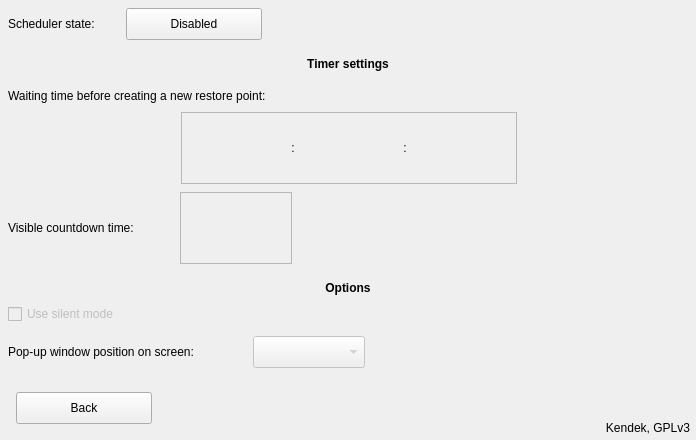
    <widget class="QWidget" name="schedulepanel" native="true">
     <property name="geometry">
      <rect>
       <x>697</x>
       <y>464</y>
       <width>696</width>
       <height>440</height>
      </rect>
     </property>
     <property name="autoFillBackground">
      <bool>true</bool>
     </property>
     <widget class="QLabel" name="schedulerstatetext">
      <property name="geometry">
       <rect>
        <x>8</x>
        <y>8</y>
        <width>113</width>
        <height>32</height>
       </rect>
      </property>
      <property name="text">
       <string>Scheduler state:</string>
      </property>
     </widget>
     <widget class="QPushButton" name="schedulerstate">
      <property name="geometry">
       <rect>
        <x>126</x>
        <y>8</y>
        <width>136</width>
        <height>32</height>
       </rect>
      </property>
      <property name="cursor">
       <cursorShape>PointingHandCursor</cursorShape>
      </property>
      <property name="focusPolicy">
       <enum>Qt::NoFocus</enum>
      </property>
      <property name="text">
       <string>Disabled</string>
      </property>
      <property name="iconSize">
       <size>
        <width>13</width>
        <height>13</height>
       </size>
      </property>
      <property name="checkable">
       <bool>true</bool>
      </property>
     </widget>
     <widget class="QLabel" name="label_24">
      <property name="geometry">
       <rect>
        <x>0</x>
        <y>48</y>
        <width>696</width>
        <height>32</height>
       </rect>
      </property>
      <property name="font">
       <font>
        <weight>75</weight>
        <bold>true</bold>
       </font>
      </property>
      <property name="text">
       <string>Timer settings</string>
      </property>
      <property name="alignment">
       <set>Qt::AlignCenter</set>
      </property>
     </widget>
     <widget class="QLabel" name="label_25">
      <property name="geometry">
       <rect>
        <x>0</x>
        <y>272</y>
        <width>696</width>
        <height>32</height>
       </rect>
      </property>
      <property name="font">
       <font>
        <weight>75</weight>
        <bold>true</bold>
       </font>
      </property>
      <property name="text">
       <string>Options</string>
      </property>
      <property name="alignment">
       <set>Qt::AlignCenter</set>
      </property>
     </widget>
     <widget class="QLabel" name="label_26">
      <property name="geometry">
       <rect>
        <x>8</x>
        <y>80</y>
        <width>680</width>
        <height>32</height>
       </rect>
      </property>
      <property name="text">
       <string>Waiting time before creating a new restore point:</string>
      </property>
     </widget>
     <widget class="QLabel" name="schedulersecondtext">
      <property name="geometry">
       <rect>
        <x>8</x>
        <y>212</y>
        <width>167</width>
        <height>32</height>
       </rect>
      </property>
      <property name="text">
       <string>Visible countdown time:</string>
      </property>
     </widget>
     <widget class="QLabel" name="windowpositiontext">
      <property name="geometry">
       <rect>
        <x>8</x>
        <y>336</y>
        <width>240</width>
        <height>32</height>
       </rect>
      </property>
      <property name="text">
       <string>Pop-up window position on screen:</string>
      </property>
     </widget>
     <widget class="QCheckBox" name="silentmode">
      <property name="enabled">
       <bool>false</bool>
      </property>
      <property name="geometry">
       <rect>
        <x>8</x>
        <y>304</y>
        <width>138</width>
        <height>20</height>
       </rect>
      </property>
      <property name="cursor">
       <cursorShape>PointingHandCursor</cursorShape>
      </property>
      <property name="focusPolicy">
       <enum>Qt::NoFocus</enum>
      </property>
      <property name="text">
       <string>Use silent mode</string>
      </property>
     </widget>
     <widget class="QComboBox" name="windowposition">
      <property name="enabled">
       <bool>false</bool>
      </property>
      <property name="geometry">
       <rect>
        <x>253</x>
        <y>336</y>
        <width>112</width>
        <height>32</height>
       </rect>
      </property>
      <property name="minimumSize">
       <size>
        <width>112</width>
        <height>32</height>
       </size>
      </property>
      <property name="cursor">
       <cursorShape>PointingHandCursor</cursorShape>
      </property>
      <property name="focusPolicy">
       <enum>Qt::NoFocus</enum>
      </property>
      <property name="sizeAdjustPolicy">
       <enum>QComboBox::AdjustToContents</enum>
      </property>
     </widget>
     <widget class="QPushButton" name="schedulerback">
      <property name="geometry">
       <rect>
        <x>16</x>
        <y>392</y>
        <width>136</width>
        <height>32</height>
       </rect>
      </property>
      <property name="cursor">
       <cursorShape>PointingHandCursor</cursorShape>
      </property>
      <property name="text">
       <string>Back</string>
      </property>
      <property name="icon">
       <iconset resource="resedit.qrc">
        <normaloff>:/pictures/back.png</normaloff>:/pictures/back.png</iconset>
      </property>
      <property name="iconSize">
       <size>
        <width>13</width>
        <height>13</height>
       </size>
      </property>
     </widget>
     <widget class="QLabel" name="label_27">
      <property name="geometry">
       <rect>
        <x>390</x>
        <y>416</y>
        <width>300</width>
        <height>24</height>
       </rect>
      </property>
      <property name="text">
       <string notr="true">Kendek, GPLv3</string>
      </property>
      <property name="alignment">
       <set>Qt::AlignRight|Qt::AlignTrailing|Qt::AlignVCenter</set>
      </property>
     </widget>
     <widget class="QFrame" name="schedulerdayhrminpanel">
      <property name="geometry">
       <rect>
        <x>181</x>
        <y>112</y>
        <width>336</width>
        <height>72</height>
       </rect>
      </property>
      <property name="autoFillBackground">
       <bool>true</bool>
      </property>
      <property name="frameShape">
       <enum>QFrame::StyledPanel</enum>
      </property>
      <property name="frameShadow">
       <enum>QFrame::Sunken</enum>
      </property>
      <widget class="QPushButton" name="dayup">
       <property name="enabled">
        <bool>false</bool>
       </property>
       <property name="geometry">
        <rect>
         <x>0</x>
         <y>0</y>
         <width>112</width>
         <height>24</height>
        </rect>
       </property>
       <property name="cursor">
        <cursorShape>PointingHandCursor</cursorShape>
       </property>
       <property name="focusPolicy">
        <enum>Qt::NoFocus</enum>
       </property>
       <property name="toolTip">
        <string>More</string>
       </property>
       <property name="icon">
        <iconset resource="resedit.qrc">
         <normaloff>:/pictures/up.png</normaloff>:/pictures/up.png</iconset>
       </property>
       <property name="iconSize">
        <size>
         <width>24</width>
         <height>12</height>
        </size>
       </property>
       <property name="autoRepeat">
        <bool>true</bool>
       </property>
       <property name="autoRepeatInterval">
        <number>50</number>
       </property>
       <property name="flat">
        <bool>true</bool>
       </property>
      </widget>
      <widget class="QPushButton" name="hourup">
       <property name="enabled">
        <bool>false</bool>
       </property>
       <property name="geometry">
        <rect>
         <x>112</x>
         <y>0</y>
         <width>112</width>
         <height>24</height>
        </rect>
       </property>
       <property name="cursor">
        <cursorShape>PointingHandCursor</cursorShape>
       </property>
       <property name="focusPolicy">
        <enum>Qt::NoFocus</enum>
       </property>
       <property name="toolTip">
        <string>More</string>
       </property>
       <property name="icon">
        <iconset resource="resedit.qrc">
         <normaloff>:/pictures/up.png</normaloff>:/pictures/up.png</iconset>
       </property>
       <property name="iconSize">
        <size>
         <width>24</width>
         <height>12</height>
        </size>
       </property>
       <property name="autoRepeat">
        <bool>true</bool>
       </property>
       <property name="autoRepeatInterval">
        <number>50</number>
       </property>
       <property name="flat">
        <bool>true</bool>
       </property>
      </widget>
      <widget class="QPushButton" name="minuteup">
       <property name="enabled">
        <bool>false</bool>
       </property>
       <property name="geometry">
        <rect>
         <x>224</x>
         <y>0</y>
         <width>112</width>
         <height>24</height>
        </rect>
       </property>
       <property name="cursor">
        <cursorShape>PointingHandCursor</cursorShape>
       </property>
       <property name="focusPolicy">
        <enum>Qt::NoFocus</enum>
       </property>
       <property name="toolTip">
        <string>More</string>
       </property>
       <property name="icon">
        <iconset resource="resedit.qrc">
         <normaloff>:/pictures/up.png</normaloff>:/pictures/up.png</iconset>
       </property>
       <property name="iconSize">
        <size>
         <width>24</width>
         <height>12</height>
        </size>
       </property>
       <property name="autoRepeat">
        <bool>true</bool>
       </property>
       <property name="autoRepeatInterval">
        <number>50</number>
       </property>
       <property name="flat">
        <bool>true</bool>
       </property>
      </widget>
      <widget class="QPushButton" name="minutedown">
       <property name="enabled">
        <bool>false</bool>
       </property>
       <property name="geometry">
        <rect>
         <x>224</x>
         <y>48</y>
         <width>112</width>
         <height>24</height>
        </rect>
       </property>
       <property name="cursor">
        <cursorShape>PointingHandCursor</cursorShape>
       </property>
       <property name="focusPolicy">
        <enum>Qt::NoFocus</enum>
       </property>
       <property name="toolTip">
        <string>Less</string>
       </property>
       <property name="icon">
        <iconset resource="resedit.qrc">
         <normaloff>:/pictures/down.png</normaloff>:/pictures/down.png</iconset>
       </property>
       <property name="iconSize">
        <size>
         <width>24</width>
         <height>12</height>
        </size>
       </property>
       <property name="autoRepeat">
        <bool>true</bool>
       </property>
       <property name="autoRepeatInterval">
        <number>50</number>
       </property>
       <property name="flat">
        <bool>true</bool>
       </property>
      </widget>
      <widget class="QPushButton" name="hourdown">
       <property name="enabled">
        <bool>false</bool>
       </property>
       <property name="geometry">
        <rect>
         <x>112</x>
         <y>48</y>
         <width>112</width>
         <height>24</height>
        </rect>
       </property>
       <property name="cursor">
        <cursorShape>PointingHandCursor</cursorShape>
       </property>
       <property name="focusPolicy">
        <enum>Qt::NoFocus</enum>
       </property>
       <property name="toolTip">
        <string>Less</string>
       </property>
       <property name="icon">
        <iconset resource="resedit.qrc">
         <normaloff>:/pictures/down.png</normaloff>:/pictures/down.png</iconset>
       </property>
       <property name="iconSize">
        <size>
         <width>24</width>
         <height>12</height>
        </size>
       </property>
       <property name="autoRepeat">
        <bool>true</bool>
       </property>
       <property name="autoRepeatInterval">
        <number>50</number>
       </property>
       <property name="flat">
        <bool>true</bool>
       </property>
      </widget>
      <widget class="QPushButton" name="daydown">
       <property name="enabled">
        <bool>false</bool>
       </property>
       <property name="geometry">
        <rect>
         <x>0</x>
         <y>48</y>
         <width>112</width>
         <height>24</height>
        </rect>
       </property>
       <property name="cursor">
        <cursorShape>PointingHandCursor</cursorShape>
       </property>
       <property name="focusPolicy">
        <enum>Qt::NoFocus</enum>
       </property>
       <property name="toolTip">
        <string>Less</string>
       </property>
       <property name="icon">
        <iconset resource="resedit.qrc">
         <normaloff>:/pictures/down.png</normaloff>:/pictures/down.png</iconset>
       </property>
       <property name="iconSize">
        <size>
         <width>24</width>
         <height>12</height>
        </size>
       </property>
       <property name="autoRepeat">
        <bool>true</bool>
       </property>
       <property name="autoRepeatInterval">
        <number>50</number>
       </property>
       <property name="flat">
        <bool>true</bool>
       </property>
      </widget>
      <widget class="QLabel" name="schedulerday">
       <property name="geometry">
        <rect>
         <x>8</x>
         <y>24</y>
         <width>96</width>
         <height>24</height>
        </rect>
       </property>
       <property name="autoFillBackground">
        <bool>true</bool>
       </property>
       <property name="alignment">
        <set>Qt::AlignCenter</set>
       </property>
      </widget>
      <widget class="QLabel" name="label_30">
       <property name="geometry">
        <rect>
         <x>104</x>
         <y>24</y>
         <width>16</width>
         <height>24</height>
        </rect>
       </property>
       <property name="text">
        <string notr="true">:</string>
       </property>
       <property name="alignment">
        <set>Qt::AlignCenter</set>
       </property>
      </widget>
      <widget class="QLabel" name="schedulerhour">
       <property name="geometry">
        <rect>
         <x>120</x>
         <y>24</y>
         <width>96</width>
         <height>24</height>
        </rect>
       </property>
       <property name="autoFillBackground">
        <bool>true</bool>
       </property>
       <property name="alignment">
        <set>Qt::AlignCenter</set>
       </property>
      </widget>
      <widget class="QLabel" name="label_32">
       <property name="geometry">
        <rect>
         <x>216</x>
         <y>24</y>
         <width>16</width>
         <height>24</height>
        </rect>
       </property>
       <property name="text">
        <string notr="true">:</string>
       </property>
       <property name="alignment">
        <set>Qt::AlignCenter</set>
       </property>
      </widget>
      <widget class="QLabel" name="schedulerminute">
       <property name="geometry">
        <rect>
         <x>232</x>
         <y>24</y>
         <width>96</width>
         <height>24</height>
        </rect>
       </property>
       <property name="autoFillBackground">
        <bool>true</bool>
       </property>
       <property name="alignment">
        <set>Qt::AlignCenter</set>
       </property>
      </widget>
     </widget>
     <widget class="QFrame" name="schedulersecondpanel">
      <property name="geometry">
       <rect>
        <x>180</x>
        <y>192</y>
        <width>112</width>
        <height>72</height>
       </rect>
      </property>
      <property name="autoFillBackground">
       <bool>true</bool>
      </property>
      <property name="frameShape">
       <enum>QFrame::StyledPanel</enum>
      </property>
      <property name="frameShadow">
       <enum>QFrame::Sunken</enum>
      </property>
      <widget class="QPushButton" name="secondup">
       <property name="enabled">
        <bool>false</bool>
       </property>
       <property name="geometry">
        <rect>
         <x>0</x>
         <y>0</y>
         <width>112</width>
         <height>24</height>
        </rect>
       </property>
       <property name="cursor">
        <cursorShape>PointingHandCursor</cursorShape>
       </property>
       <property name="focusPolicy">
        <enum>Qt::NoFocus</enum>
       </property>
       <property name="toolTip">
        <string>More</string>
       </property>
       <property name="icon">
        <iconset resource="resedit.qrc">
         <normaloff>:/pictures/up.png</normaloff>:/pictures/up.png</iconset>
       </property>
       <property name="iconSize">
        <size>
         <width>24</width>
         <height>12</height>
        </size>
       </property>
       <property name="autoRepeat">
        <bool>true</bool>
       </property>
       <property name="autoRepeatInterval">
        <number>50</number>
       </property>
       <property name="flat">
        <bool>true</bool>
       </property>
      </widget>
      <widget class="QPushButton" name="seconddown">
       <property name="enabled">
        <bool>false</bool>
       </property>
       <property name="geometry">
        <rect>
         <x>0</x>
         <y>48</y>
         <width>112</width>
         <height>24</height>
        </rect>
       </property>
       <property name="cursor">
        <cursorShape>PointingHandCursor</cursorShape>
       </property>
       <property name="focusPolicy">
        <enum>Qt::NoFocus</enum>
       </property>
       <property name="toolTip">
        <string>Less</string>
       </property>
       <property name="icon">
        <iconset resource="resedit.qrc">
         <normaloff>:/pictures/down.png</normaloff>:/pictures/down.png</iconset>
       </property>
       <property name="iconSize">
        <size>
         <width>24</width>
         <height>12</height>
        </size>
       </property>
       <property name="autoRepeat">
        <bool>true</bool>
       </property>
       <property name="autoRepeatInterval">
        <number>50</number>
       </property>
       <property name="flat">
        <bool>true</bool>
       </property>
      </widget>
      <widget class="QLabel" name="schedulersecond">
       <property name="geometry">
        <rect>
         <x>8</x>
         <y>24</y>
         <width>96</width>
         <height>24</height>
        </rect>
       </property>
       <property name="autoFillBackground">
        <bool>true</bool>
       </property>
       <property name="alignment">
        <set>Qt::AlignCenter</set>
       </property>
      </widget>
     </widget>
    </widget>
